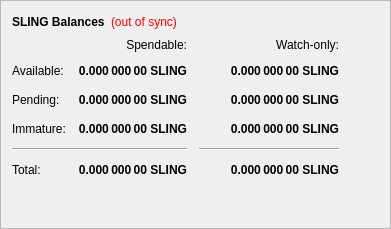
        <widget class="QFrame" name="frame">
         <property name="frameShape">
          <enum>QFrame::StyledPanel</enum>
         </property>
         <property name="frameShadow">
          <enum>QFrame::Raised</enum>
         </property>
         <layout class="QVBoxLayout" name="verticalLayout_4">
          <item>
           <layout class="QHBoxLayout" name="horizontalLayout_4">
            <item>
             <widget class="QLabel" name="label_5">
              <property name="font">
               <font>
                <weight>75</weight>
                <bold>true</bold>
               </font>
              </property>
              <property name="text">
               <string>SLING Balances</string>
              </property>
             </widget>
            </item>
            <item>
             <widget class="QLabel" name="labelWalletStatus">
              <property name="cursor">
               <cursorShape>WhatsThisCursor</cursorShape>
              </property>
              <property name="toolTip">
               <string>The displayed information may be out of date. Your wallet automatically synchronizes with the Slingcoin network after a connection is established, but this process has not completed yet.</string>
              </property>
              <property name="styleSheet">
               <string notr="true">QLabel { color: red; }</string>
              </property>
              <property name="text">
               <string notr="true">(out of sync)</string>
              </property>
              <property name="alignment">
               <set>Qt::AlignLeading|Qt::AlignLeft|Qt::AlignVCenter</set>
              </property>
             </widget>
            </item>
            <item>
             <spacer name="horizontalSpacer_3">
              <property name="orientation">
               <enum>Qt::Horizontal</enum>
              </property>
              <property name="sizeHint" stdset="0">
               <size>
                <width>40</width>
                <height>20</height>
               </size>
              </property>
             </spacer>
            </item>
           </layout>
          </item>
          <item>
           <layout class="QGridLayout" name="gridLayout">
            <property name="spacing">
             <number>12</number>
            </property>
            <item row="2" column="2">
             <widget class="QLabel" name="labelWatchPending">
              <property name="font">
               <font>
                <weight>75</weight>
                <bold>true</bold>
               </font>
              </property>
              <property name="cursor">
               <cursorShape>IBeamCursor</cursorShape>
              </property>
              <property name="toolTip">
               <string>Unconfirmed transactions to watch-only addresses</string>
              </property>
              <property name="text">
               <string notr="true">0.000 000 00 SLING</string>
              </property>
              <property name="alignment">
               <set>Qt::AlignRight|Qt::AlignTrailing|Qt::AlignVCenter</set>
              </property>
              <property name="textInteractionFlags">
               <set>Qt::LinksAccessibleByMouse|Qt::TextSelectableByKeyboard|Qt::TextSelectableByMouse</set>
              </property>
             </widget>
            </item>
            <item row="2" column="1">
             <widget class="QLabel" name="labelUnconfirmed">
              <property name="font">
               <font>
                <weight>75</weight>
                <bold>true</bold>
               </font>
              </property>
              <property name="cursor">
               <cursorShape>IBeamCursor</cursorShape>
              </property>
              <property name="toolTip">
               <string>Total of transactions that have yet to be confirmed, and do not yet count toward the spendable balance</string>
              </property>
              <property name="text">
               <string notr="true">0.000 000 00 SLING</string>
              </property>
              <property name="alignment">
               <set>Qt::AlignRight|Qt::AlignTrailing|Qt::AlignVCenter</set>
              </property>
              <property name="textInteractionFlags">
               <set>Qt::LinksAccessibleByMouse|Qt::TextSelectableByKeyboard|Qt::TextSelectableByMouse</set>
              </property>
             </widget>
            </item>
            <item row="3" column="2">
             <widget class="QLabel" name="labelWatchImmature">
              <property name="font">
               <font>
                <weight>75</weight>
                <bold>true</bold>
               </font>
              </property>
              <property name="cursor">
               <cursorShape>IBeamCursor</cursorShape>
              </property>
              <property name="toolTip">
               <string>Staked or masternode rewards in watch-only addresses that has not yet matured</string>
              </property>
              <property name="text">
               <string notr="true">0.000 000 00 SLING</string>
              </property>
              <property name="alignment">
               <set>Qt::AlignRight|Qt::AlignTrailing|Qt::AlignVCenter</set>
              </property>
              <property name="textInteractionFlags">
               <set>Qt::LinksAccessibleByMouse|Qt::TextSelectableByKeyboard|Qt::TextSelectableByMouse</set>
              </property>
             </widget>
            </item>
            <item row="4" column="0" colspan="2">
             <widget class="Line" name="lineSpendableBalance">
              <property name="orientation">
               <enum>Qt::Horizontal</enum>
              </property>
             </widget>
            </item>
            <item row="4" column="2">
             <widget class="Line" name="lineWatchBalance">
              <property name="sizePolicy">
               <sizepolicy hsizetype="Preferred" vsizetype="Fixed">
                <horstretch>0</horstretch>
                <verstretch>0</verstretch>
               </sizepolicy>
              </property>
              <property name="minimumSize">
               <size>
                <width>140</width>
                <height>0</height>
               </size>
              </property>
              <property name="orientation">
               <enum>Qt::Horizontal</enum>
              </property>
             </widget>
            </item>
            <item row="5" column="0">
             <widget class="QLabel" name="labelTotalText">
              <property name="text">
               <string>Total:</string>
              </property>
             </widget>
            </item>
            <item row="3" column="1">
             <widget class="QLabel" name="labelImmature">
              <property name="font">
               <font>
                <weight>75</weight>
                <bold>true</bold>
               </font>
              </property>
              <property name="cursor">
               <cursorShape>IBeamCursor</cursorShape>
              </property>
              <property name="toolTip">
               <string>Staked or masternode rewards that has not yet matured</string>
              </property>
              <property name="text">
               <string notr="true">0.000 000 00 SLING</string>
              </property>
              <property name="alignment">
               <set>Qt::AlignRight|Qt::AlignTrailing|Qt::AlignVCenter</set>
              </property>
              <property name="textInteractionFlags">
               <set>Qt::LinksAccessibleByMouse|Qt::TextSelectableByKeyboard|Qt::TextSelectableByMouse</set>
              </property>
             </widget>
            </item>
            <item row="2" column="3">
             <spacer name="horizontalSpacer_2">
              <property name="orientation">
               <enum>Qt::Horizontal</enum>
              </property>
              <property name="sizeHint" stdset="0">
               <size>
                <width>40</width>
                <height>20</height>
               </size>
              </property>
             </spacer>
            </item>
            <item row="3" column="0">
             <widget class="QLabel" name="labelImmatureText">
              <property name="text">
               <string>Immature:</string>
              </property>
             </widget>
            </item>
            <item row="5" column="1">
             <widget class="QLabel" name="labelTotal">
              <property name="font">
               <font>
                <weight>75</weight>
                <bold>true</bold>
               </font>
              </property>
              <property name="cursor">
               <cursorShape>IBeamCursor</cursorShape>
              </property>
              <property name="toolTip">
               <string>Your current total balance</string>
              </property>
              <property name="text">
               <string notr="true">0.000 000 00 SLING</string>
              </property>
              <property name="alignment">
               <set>Qt::AlignRight|Qt::AlignTrailing|Qt::AlignVCenter</set>
              </property>
              <property name="textInteractionFlags">
               <set>Qt::LinksAccessibleByMouse|Qt::TextSelectableByKeyboard|Qt::TextSelectableByMouse</set>
              </property>
             </widget>
            </item>
            <item row="5" column="2">
             <widget class="QLabel" name="labelWatchTotal">
              <property name="font">
               <font>
                <weight>75</weight>
                <bold>true</bold>
               </font>
              </property>
              <property name="cursor">
               <cursorShape>IBeamCursor</cursorShape>
              </property>
              <property name="toolTip">
               <string>Current total balance in watch-only addresses</string>
              </property>
              <property name="text">
               <string notr="true">0.000 000 00 SLING</string>
              </property>
              <property name="alignment">
               <set>Qt::AlignRight|Qt::AlignTrailing|Qt::AlignVCenter</set>
              </property>
              <property name="textInteractionFlags">
               <set>Qt::LinksAccessibleByMouse|Qt::TextSelectableByKeyboard|Qt::TextSelectableByMouse</set>
              </property>
             </widget>
            </item>
            <item row="0" column="2">
             <widget class="QLabel" name="labelWatchonly">
              <property name="text">
               <string>Watch-only:</string>
              </property>
              <property name="alignment">
               <set>Qt::AlignRight|Qt::AlignTrailing|Qt::AlignVCenter</set>
              </property>
             </widget>
            </item>
            <item row="1" column="0">
             <widget class="QLabel" name="labelBalanceText">
              <property name="text">
               <string>Available:</string>
              </property>
             </widget>
            </item>
            <item row="1" column="1">
             <widget class="QLabel" name="labelBalance">
              <property name="font">
               <font>
                <weight>75</weight>
                <bold>true</bold>
               </font>
              </property>
              <property name="cursor">
               <cursorShape>IBeamCursor</cursorShape>
              </property>
              <property name="toolTip">
               <string>Your current spendable balance</string>
              </property>
              <property name="text">
               <string notr="true">0.000 000 00 SLING</string>
              </property>
              <property name="alignment">
               <set>Qt::AlignRight|Qt::AlignTrailing|Qt::AlignVCenter</set>
              </property>
              <property name="textInteractionFlags">
               <set>Qt::LinksAccessibleByMouse|Qt::TextSelectableByKeyboard|Qt::TextSelectableByMouse</set>
              </property>
             </widget>
            </item>
            <item row="1" column="2">
             <widget class="QLabel" name="labelWatchAvailable">
              <property name="font">
               <font>
                <weight>75</weight>
                <bold>true</bold>
               </font>
              </property>
              <property name="cursor">
               <cursorShape>IBeamCursor</cursorShape>
              </property>
              <property name="toolTip">
               <string>Your current balance in watch-only addresses</string>
              </property>
              <property name="text">
               <string notr="true">0.000 000 00 SLING</string>
              </property>
              <property name="alignment">
               <set>Qt::AlignRight|Qt::AlignTrailing|Qt::AlignVCenter</set>
              </property>
              <property name="textInteractionFlags">
               <set>Qt::LinksAccessibleByMouse|Qt::TextSelectableByKeyboard|Qt::TextSelectableByMouse</set>
              </property>
             </widget>
            </item>
            <item row="2" column="0">
             <widget class="QLabel" name="labelPendingText">
              <property name="text">
               <string>Pending:</string>
              </property>
             </widget>
            </item>
            <item row="0" column="1">
             <widget class="QLabel" name="labelSpendable">
              <property name="text">
               <string>Spendable:</string>
              </property>
              <property name="alignment">
               <set>Qt::AlignRight|Qt::AlignTrailing|Qt::AlignVCenter</set>
              </property>
             </widget>
            </item>
           </layout>
          </item>
          <item>
           <spacer name="verticalSpacer_4">
            <property name="orientation">
             <enum>Qt::Vertical</enum>
            </property>
            <property name="sizeHint" stdset="0">
             <size>
              <width>20</width>
              <height>40</height>
             </size>
            </property>
           </spacer>
          </item>
         </layout>
        </widget>
